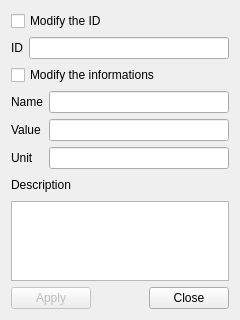
<?xml version="1.0" encoding="UTF-8"?>
<ui version="4.0">
 <class>ComponentDialog</class>
 <widget class="QDialog" name="ComponentDialog">
  <property name="geometry">
   <rect>
    <x>0</x>
    <y>0</y>
    <width>240</width>
    <height>320</height>
   </rect>
  </property>
  <property name="windowTitle">
   <string>Component</string>
  </property>
  <layout class="QVBoxLayout" name="verticalLayout">
   <item>
    <widget class="QCheckBox" name="idCheck">
     <property name="text">
      <string>Modify the ID</string>
     </property>
    </widget>
   </item>
   <item>
    <layout class="QHBoxLayout" name="horizontalLayout">
     <item>
      <widget class="QLabel" name="label">
       <property name="text">
        <string>ID</string>
       </property>
       <property name="buddy">
        <cstring>idEdit</cstring>
       </property>
      </widget>
     </item>
     <item>
      <widget class="QLineEdit" name="idEdit">
       <property name="readOnly">
        <bool>true</bool>
       </property>
      </widget>
     </item>
    </layout>
   </item>
   <item>
    <widget class="QCheckBox" name="checkBox">
     <property name="text">
      <string>Modify the informations</string>
     </property>
    </widget>
   </item>
   <item>
    <layout class="QGridLayout" name="gridLayout">
     <item row="0" column="0">
      <widget class="QLabel" name="label_2">
       <property name="text">
        <string>Name</string>
       </property>
       <property name="buddy">
        <cstring>nameEdit</cstring>
       </property>
      </widget>
     </item>
     <item row="0" column="1">
      <widget class="QLineEdit" name="nameEdit">
       <property name="readOnly">
        <bool>true</bool>
       </property>
      </widget>
     </item>
     <item row="1" column="0">
      <widget class="QLabel" name="label_3">
       <property name="text">
        <string>Value</string>
       </property>
       <property name="buddy">
        <cstring>valueEdit</cstring>
       </property>
      </widget>
     </item>
     <item row="1" column="1">
      <widget class="QLineEdit" name="valueEdit">
       <property name="readOnly">
        <bool>true</bool>
       </property>
      </widget>
     </item>
     <item row="2" column="0">
      <widget class="QLabel" name="label_4">
       <property name="text">
        <string>Unit</string>
       </property>
       <property name="buddy">
        <cstring>unitEdit</cstring>
       </property>
      </widget>
     </item>
     <item row="2" column="1">
      <widget class="QLineEdit" name="unitEdit">
       <property name="readOnly">
        <bool>true</bool>
       </property>
      </widget>
     </item>
    </layout>
   </item>
   <item>
    <layout class="QHBoxLayout" name="horizontalLayout_2">
     <item>
      <widget class="QLabel" name="label_5">
       <property name="text">
        <string>Description</string>
       </property>
       <property name="buddy">
        <cstring>desEdit</cstring>
       </property>
      </widget>
     </item>
     <item>
      <spacer name="horizontalSpacer">
       <property name="orientation">
        <enum>Qt::Horizontal</enum>
       </property>
       <property name="sizeHint" stdset="0">
        <size>
         <width>40</width>
         <height>20</height>
        </size>
       </property>
      </spacer>
     </item>
    </layout>
   </item>
   <item>
    <widget class="QPlainTextEdit" name="desEdit">
     <property name="readOnly">
      <bool>true</bool>
     </property>
    </widget>
   </item>
   <item>
    <layout class="QHBoxLayout" name="horizontalLayout_3">
     <item>
      <widget class="QPushButton" name="applyButton">
       <property name="enabled">
        <bool>false</bool>
       </property>
       <property name="text">
        <string>Apply</string>
       </property>
       <property name="checkable">
        <bool>false</bool>
       </property>
      </widget>
     </item>
     <item>
      <spacer name="horizontalSpacer_2">
       <property name="orientation">
        <enum>Qt::Horizontal</enum>
       </property>
       <property name="sizeHint" stdset="0">
        <size>
         <width>40</width>
         <height>20</height>
        </size>
       </property>
      </spacer>
     </item>
     <item>
      <widget class="QPushButton" name="closeButton">
       <property name="text">
        <string>Close</string>
       </property>
      </widget>
     </item>
    </layout>
   </item>
  </layout>
 </widget>
 <resources/>
 <connections/>
</ui>
